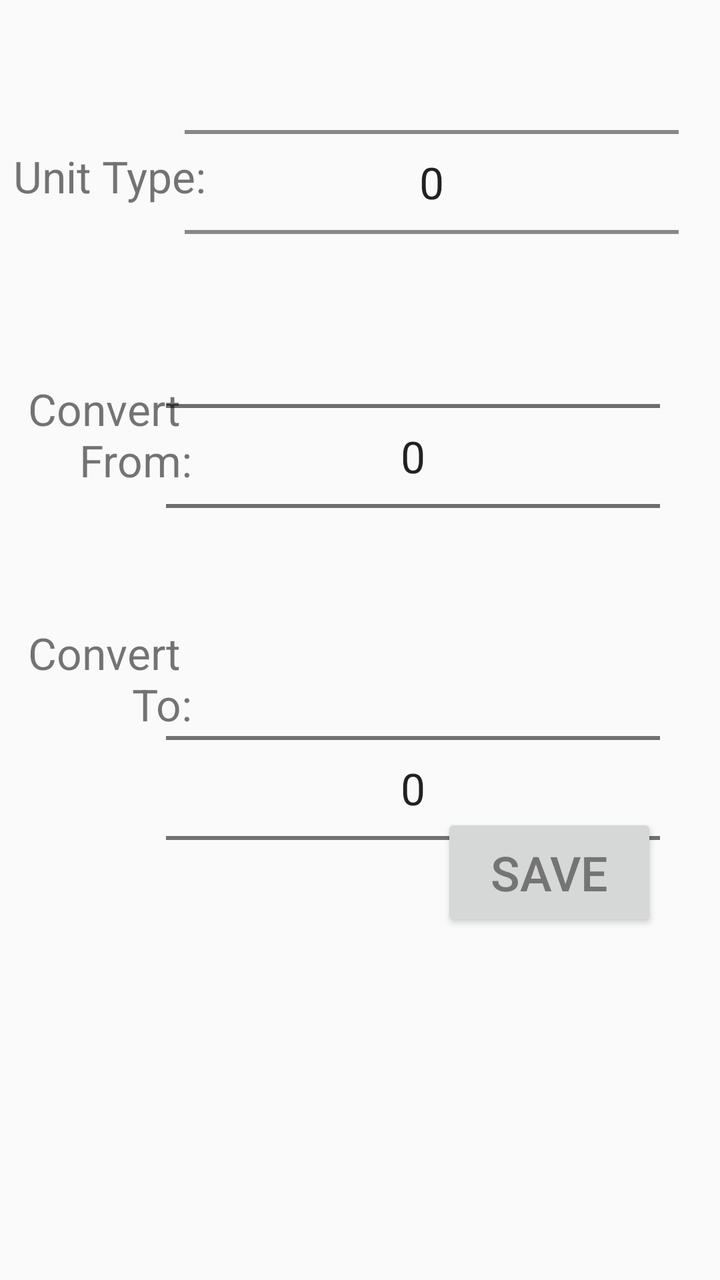
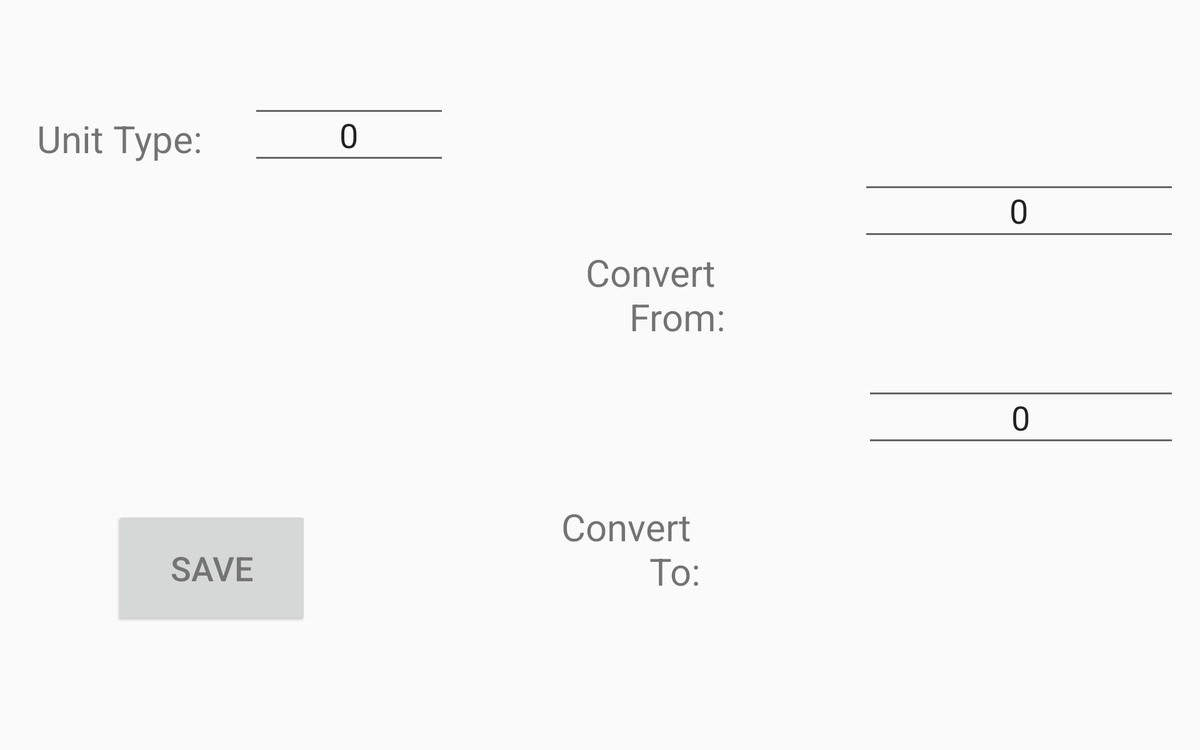

First picture: res/layout/ on a phone held upright. Second picture: the repository's own variant of that layout, on a device whose configuration matches the variant's folder. Source for both follows.
<!-- AndroidManifest.xml: application theme AppTheme -->
<!-- res/layout/page1_fragment.xml -->
<?xml version="1.0" encoding="utf-8"?>
<androidx.constraintlayout.widget.ConstraintLayout
    xmlns:android="http://schemas.android.com/apk/res/android"
    xmlns:app="http://schemas.android.com/apk/res-auto"
    xmlns:tools="http://schemas.android.com/tools"
    android:layout_width="match_parent"
    android:layout_height="match_parent"
    android:id="@+id/Page1">


    <NumberPicker
        android:id="@+id/typePicker"
        android:layout_width="247dp"
        android:layout_height="110dp"
        android:layout_marginTop="36dp"
        android:layout_marginBottom="300dp"
        android:descendantFocusability="blocksDescendants"
        app:layout_constraintBottom_toBottomOf="@+id/pager"
        app:layout_constraintEnd_toEndOf="parent"
        app:layout_constraintHorizontal_bias="0.817"
        app:layout_constraintStart_toStartOf="parent"
        app:layout_constraintTop_toTopOf="parent">

    </NumberPicker>

    <TextView
        android:id="@+id/selectType"
        android:layout_width="wrap_content"
        android:layout_height="wrap_content"
        android:text="@string/selectType"
        app:layout_constraintBottom_toBottomOf="parent"
        app:layout_constraintEnd_toEndOf="parent"
        app:layout_constraintHorizontal_bias="0.025"
        app:layout_constraintStart_toStartOf="parent"
        app:layout_constraintTop_toTopOf="parent"
        app:layout_constraintVertical_bias="0.12" />

    <NumberPicker
        android:id="@+id/unitPicker"
        android:layout_width="247dp"
        android:layout_height="200dp"
        android:layout_marginStart="50dp"
        android:layout_marginTop="128dp"
        android:layout_marginEnd="30dp"
        android:layout_marginBottom="700dp"
        android:descendantFocusability="blocksDescendants"
        android:minWidth="250dp"
        app:layout_constraintBottom_toBottomOf="@+id/pager"
        app:layout_constraintEnd_toEndOf="parent"
        app:layout_constraintHorizontal_bias="1.0"
        app:layout_constraintStart_toStartOf="parent"
        app:layout_constraintTop_toTopOf="parent">

    </NumberPicker>

    <NumberPicker
        android:id="@+id/toUnit"
        android:layout_width="247dp"
        android:layout_height="wrap_content"
        android:layout_marginStart="50dp"
        android:layout_marginTop="304dp"
        android:layout_marginEnd="30dp"
        android:layout_marginBottom="700dp"
        android:descendantFocusability="blocksDescendants"
        android:minWidth="250dp"
        app:layout_constraintBottom_toBottomOf="@+id/pager"
        app:layout_constraintEnd_toEndOf="parent"
        app:layout_constraintHorizontal_bias="1.0"
        app:layout_constraintStart_toStartOf="parent"
        app:layout_constraintTop_toTopOf="parent">

    </NumberPicker>

    <TextView
        android:id="@+id/convertFrom"
        android:layout_width="wrap_content"
        android:layout_height="wrap_content"
        android:text="@string/convertFrom"
        android:textAlignment="textEnd"
        app:layout_constraintBottom_toBottomOf="parent"
        app:layout_constraintEnd_toEndOf="parent"
        app:layout_constraintHorizontal_bias="0.049"
        app:layout_constraintStart_toStartOf="parent"
        app:layout_constraintTop_toTopOf="parent"
        app:layout_constraintVertical_bias="0.324" />

    <TextView
        android:id="@+id/convertTo"
        android:layout_width="wrap_content"
        android:layout_height="wrap_content"
        android:text="@string/convertTo"
        android:textAlignment="textEnd"
        app:layout_constraintBottom_toBottomOf="parent"
        app:layout_constraintEnd_toEndOf="parent"
        app:layout_constraintHorizontal_bias="0.049"
        app:layout_constraintStart_toStartOf="parent"
        app:layout_constraintTop_toTopOf="parent"
        app:layout_constraintVertical_bias="0.533" />

    <Button
        android:id="@+id/saveBtn"
        android:layout_width="108dp"
        android:layout_height="59dp"
        android:text="@string/btnSave"
        android:textColor="@color/buttonText"
        android:textSize="24sp"
        app:layout_constraintBottom_toBottomOf="parent"
        app:layout_constraintEnd_toEndOf="parent"
        app:layout_constraintHorizontal_bias="0.876"
        app:layout_constraintStart_toStartOf="parent"
        app:layout_constraintTop_toTopOf="parent"
        app:layout_constraintVertical_bias="0.7" />

</androidx.constraintlayout.widget.ConstraintLayout>
<!-- resources referenced by this layout -->
<resources>
  <color name="buttonText">#747474</color>
  <string name="btnSave">SAVE</string>
  <string name="convertFrom">Convert \nFrom:</string>
  <string name="convertTo">Convert \n To:</string>
  <string name="selectType">Unit Type:</string>
  <style name="AppTheme" parent="Theme.AppCompat.DayNight">
          
          <item name="colorPrimary">@color/colorPrimary</item>
          <item name="colorPrimaryDark">@color/colorPrimaryDark</item>
          <item name="colorAccent">@color/colorAccent</item>
          <item name="android:textSize">22sp</item>
          <item name="windowActionBar">false</item>
          <item name="windowNoTitle">true</item>
      </style>
  <color name="colorPrimary">#EDEDED</color>
  <color name="colorPrimaryDark">#6DC4B6</color>
  <color name="colorAccent">#6DC4B6</color>
</resources>
<!-- res/layout-xlarge-land/page1_fragment.xml (the repository's variant of the layout above) -->
<!-- drawn on a large tablet held sideways -->
<?xml version="1.0" encoding="utf-8"?>
<androidx.constraintlayout.widget.ConstraintLayout
    xmlns:android="http://schemas.android.com/apk/res/android"
    xmlns:app="http://schemas.android.com/apk/res-auto"
    xmlns:tools="http://schemas.android.com/tools"
    android:layout_width="match_parent"
    android:layout_height="match_parent"
    android:textAlignment="viewEnd">


    <NumberPicker
        android:id="@+id/typePicker"
        android:layout_width="198dp"
        android:layout_height="255dp"
        android:layout_marginStart="200dp"
        android:layout_marginTop="16dp"
        android:descendantFocusability="blocksDescendants"
        android:theme="@style/NumberPickerText"
        app:layout_constraintBottom_toBottomOf="@+id/pager"
        app:layout_constraintEnd_toEndOf="parent"
        app:layout_constraintHorizontal_bias="0.083"
        app:layout_constraintStart_toStartOf="parent"
        app:layout_constraintTop_toTopOf="parent">

    </NumberPicker>

    <NumberPicker
        android:id="@+id/unitPicker"
        android:layout_width="326dp"
        android:layout_height="185dp"
        android:layout_marginStart="50dp"
        android:layout_marginTop="132dp"
        android:layout_marginEnd="30dp"
        android:layout_marginBottom="700dp"
        android:descendantFocusability="blocksDescendants"
        android:minWidth="200dp"
        android:theme="@style/NumberPickerText"
        app:layout_constraintBottom_toBottomOf="@+id/pager"
        app:layout_constraintEnd_toEndOf="parent"
        app:layout_constraintHorizontal_bias="1.0"
        app:layout_constraintStart_toStartOf="parent"
        app:layout_constraintTop_toTopOf="parent">

    </NumberPicker>

    <TextView
        android:id="@+id/convertFrom"
        android:layout_width="wrap_content"
        android:layout_height="wrap_content"
        android:text="@string/convertFrom"
        android:textAlignment="textEnd"
        android:textSize="40sp"
        app:layout_constraintBottom_toBottomOf="parent"
        app:layout_constraintEnd_toEndOf="parent"
        app:layout_constraintHorizontal_bias="0.552"
        app:layout_constraintStart_toStartOf="parent"
        app:layout_constraintTop_toTopOf="parent"
        app:layout_constraintVertical_bias="0.377" />

    <NumberPicker
        android:id="@+id/toUnit"
        android:layout_width="322dp"
        android:layout_height="178dp"
        android:layout_marginStart="50dp"
        android:layout_marginTop="356dp"
        android:layout_marginEnd="30dp"
        android:layout_marginBottom="700dp"
        android:descendantFocusability="blocksDescendants"
        android:minWidth="200dp"
        android:theme="@style/NumberPickerText"
        app:layout_constraintBottom_toBottomOf="@+id/pager"
        app:layout_constraintEnd_toEndOf="parent"
        app:layout_constraintHorizontal_bias="1.0"
        app:layout_constraintStart_toStartOf="parent"
        app:layout_constraintTop_toTopOf="parent">

    </NumberPicker>

    <TextView
        android:id="@+id/convertTo"
        android:layout_width="wrap_content"
        android:layout_height="wrap_content"
        android:text="@string/convertTo"
        android:textAlignment="textEnd"
        android:textSize="40sp"
        app:layout_constraintBottom_toBottomOf="parent"
        app:layout_constraintEnd_toEndOf="parent"
        app:layout_constraintHorizontal_bias="0.529"
        app:layout_constraintStart_toStartOf="parent"
        app:layout_constraintTop_toTopOf="parent"
        app:layout_constraintVertical_bias="0.765" />

    <TextView
        android:id="@+id/selectType"
        android:layout_width="326dp"
        android:layout_height="136dp"
        android:text="@string/selectType"
        android:textSize="40sp"
        app:layout_constraintBottom_toBottomOf="parent"
        app:layout_constraintEnd_toEndOf="parent"
        app:layout_constraintHorizontal_bias="0.041"
        app:layout_constraintStart_toStartOf="parent"
        app:layout_constraintTop_toTopOf="parent"
        app:layout_constraintVertical_bias="0.182" />

    <Button
        android:id="@+id/saveBtn"
        android:layout_width="204dp"
        android:layout_height="119dp"
        android:text="@string/btnSave"
        android:textColor="@color/buttonText"
        android:textSize="36sp"
        app:layout_constraintBottom_toBottomOf="parent"
        app:layout_constraintEnd_toEndOf="parent"
        app:layout_constraintHorizontal_bias="0.115"
        app:layout_constraintStart_toStartOf="parent"
        app:layout_constraintTop_toTopOf="parent"
        app:layout_constraintVertical_bias="0.802" />

</androidx.constraintlayout.widget.ConstraintLayout>
<!-- resources referenced by the variant -->
<!-- as a large tablet held sideways resolves them -->
<resources>
  <color name="buttonText">#747474</color>
  <string name="btnSave">SAVE</string>
  <string name="convertFrom">Convert \nFrom:</string>
  <string name="convertTo">Convert \n To:</string>
  <string name="selectType">Unit Type:</string>
  <style name="NumberPickerText">
          <item name="android:textSize">36sp</item>
      </style>
  <style name="AppTheme" parent="Theme.AppCompat.DayNight">
          
          <item name="colorPrimary">@color/colorPrimary</item>
          <item name="colorPrimaryDark">@color/colorPrimaryDark</item>
          <item name="colorAccent">@color/colorAccent</item>
          <item name="android:textSize">22sp</item>
          <item name="windowActionBar">false</item>
          <item name="windowNoTitle">true</item>
      </style>
  <color name="colorPrimary">#EDEDED</color>
  <color name="colorPrimaryDark">#6DC4B6</color>
  <color name="colorAccent">#6DC4B6</color>
</resources>
